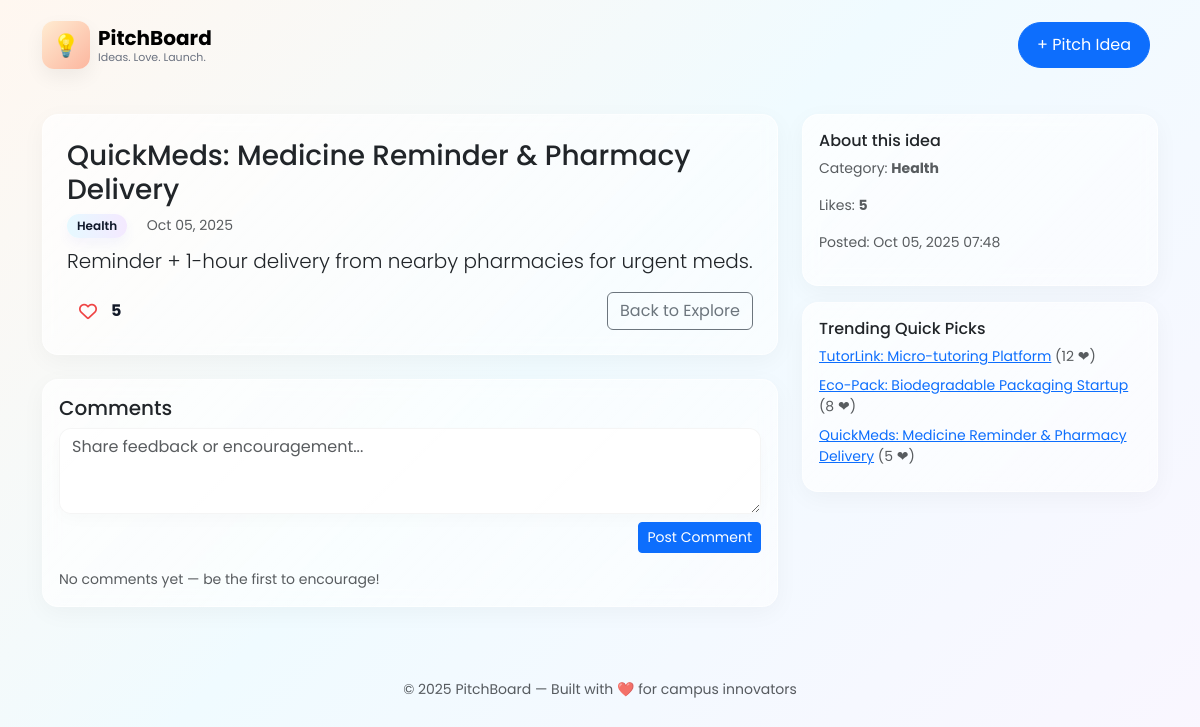
The page /view_idea.php?id=3 on the database its author committed.
### tables this page shows
CREATE TABLE IF NOT EXISTS `ideas` (
  `id` INT NOT NULL AUTO_INCREMENT PRIMARY KEY,
  `title` VARCHAR(255) NOT NULL,
  `description` TEXT NOT NULL,
  `category` VARCHAR(100) NOT NULL,
  `likes` INT NOT NULL DEFAULT 0,
  `created_at` TIMESTAMP DEFAULT CURRENT_TIMESTAMP
);

### view_idea.php (the view, shortened to what this page needs)
<?php
require_once 'db_connect.php';
include 'header.php';
$id = isset($_GET['id']) ? intval($_GET['id']) : 0;
$stmt = $conn->prepare("SELECT id, title, description, category, likes, created_at FROM ideas WHERE id = ?");
$stmt->bind_param('i', $id);
$stmt->execute();
$idea = $stmt->get_result()->fetch_assoc();
$cm = $conn->prepare("SELECT comment_text, date_posted FROM comments WHERE idea_id = ? ORDER BY date_posted DESC");
$cm->bind_param('i', $id);
$cm->execute();
$comments = $cm->get_result()->fetch_all(MYSQLI_ASSOC);
?>
<div class="row">
  <div class="col-md-8">
    <div class="card card-glass p-4 mb-4">
      <h3><?php echo htmlspecialchars($idea['title']); ?></h3>
      <div class="mb-2 text-muted small">
        <span class="badge badge-cat"><?php echo htmlspecialchars($idea['category']); ?></span>
        <span class="ms-3"><?php echo date('M d, Y', strtotime($idea['created_at'])); ?></span>
      </div>
      <p class="lead"><?php echo nl2br(htmlspecialchars($idea['description'])); ?></p>
      <div class="d-flex justify-content-between align-items-center">
        <div>
          <button class="btn btn-like like-btn" data-id="<?php echo $idea['id']; ?>">
    <i class="fa-regular fa-heart"></i>
    <span class="like-count"><?php echo $idea['likes']; ?></span>
</button>
        </div>
        <div>
          <a href="index.php" class="btn btn-outline-secondary">Back to Explore</a>
        </div>
      </div>
    </div>
    <div class="card card-glass p-3">
      <h5>Comments</h5>
      <form id="comment-form" method="POST" action="add_comment.php">
        <div class="mb-2">
          <textarea name="comment_text" id="comment_text" required class="form-control form-input" rows="3" placeholder="Share feedback or encouragement..."></textarea>
        </div>
        <div class="text-end">
          <button class="btn btn-sm btn-primary">Post Comment</button>
        </div>
      </form>
      <div id="comments-list" class="mt-3">
        <?php if (empty($comments)): ?>
          <div class="text-muted small">No comments yet — be the first to encourage!</div>
        <?php endif; ?>
      </div>
    </div>
  </div>
  <div class="col-md-4">
    <div class="card card-glass p-3 mb-3">
      <h6>About this idea</h6>
      <p class="small text-muted">Category: <strong><?php echo htmlspecialchars($idea['category']); ?></strong></p>
      <p class="small text-muted">Likes: <strong id="likes-side"><?php echo $idea['likes']; ?></strong></p>
      <p class="small text-muted">Posted: <?php echo date('M d, Y H:i', strtotime($idea['created_at'])); ?></p>
    </div>
    <div class="card card-glass p-3">
      <h6>Trending Quick Picks</h6>
      <?php
        $top = $conn->prepare("SELECT id, title, likes FROM ideas ORDER BY likes DESC LIMIT 3");
        $top->execute();
        $topres = $top->get_result()->fetch_all(MYSQLI_ASSOC);
        foreach ($topres as $t) {
          echo '<div class="small mb-2"><a href="view_idea.php?id='.$t['id'].'">'.htmlspecialchars($t['title']).'</a> <span class="text-muted">('.$t['likes'].' ❤)</span></div>';
        }
      ?>
    </div>
  </div>
</div>
<?php include 'footer.php'; ?>

### assets/css/style.css (style rules this page uses)
:root { --bg1: #f8f9ff; --accent1: #aef0d1; --accent2: #ffd6e0; --glass: rgba(255,255,255,0.06); --glass-strong: rgba(255,255,255,0.12); --muted: #6b7280; }
* { box-sizing: border-box; font-family: 'Poppins', sans-serif; }
body { background: linear-gradient(135deg, #fff7f0 0%, #f0fbff 45%, #faf6ff 100%); min-height: 100vh; color: #111827; }
.card-glass { background: linear-gradient(135deg, rgba(255,255,255,0.72), rgba(255,255,255,0.5)); border-radius: 16px; box-shadow: 0 6px 24px rgba(2,6,23,0.04); backdrop-filter: blur(8px); border: 1px solid rgba(255,255,255,0.6); }
.badge-cat { background: linear-gradient(90deg,#e6f9ff,#f4e9ff); color: #0f172a; padding:6px 10px; border-radius:12px; font-size:12px; font-weight:600; box-shadow: 0 6px 12px rgba(99,102,241,0.06); }
.btn-like { background: transparent; border: 0; font-weight:600; display:inline-flex; align-items:center; gap:8px; }
.btn-like i { font-size:18px; color:#ef4444; transform:translateY(1px); }
.like-count { font-weight:700; margin-left:6px; color:#111827; }
.form-input { background: rgba(255,255,255,0.9); border: 1px solid rgba(12,12,12,0.04); border-radius: 12px; box-shadow: 0 6px 16px rgba(12,12,12,0.02); }

### rows shown on the page
ideas: title "QuickMeds: Medicine Reminder & Pharmacy Delivery", category "Health", created_at "Oct 05, 2025", description "Reminder + 1-hour delivery from nearby pharmacies for urgent meds.", likes "5", created_at "Oct 05, 2025 07:48"
ideas: title "TutorLink: Micro-tutoring Platform", likes "12"
ideas: title "Eco-Pack: Biodegradable Packaging Startup", likes "8"
